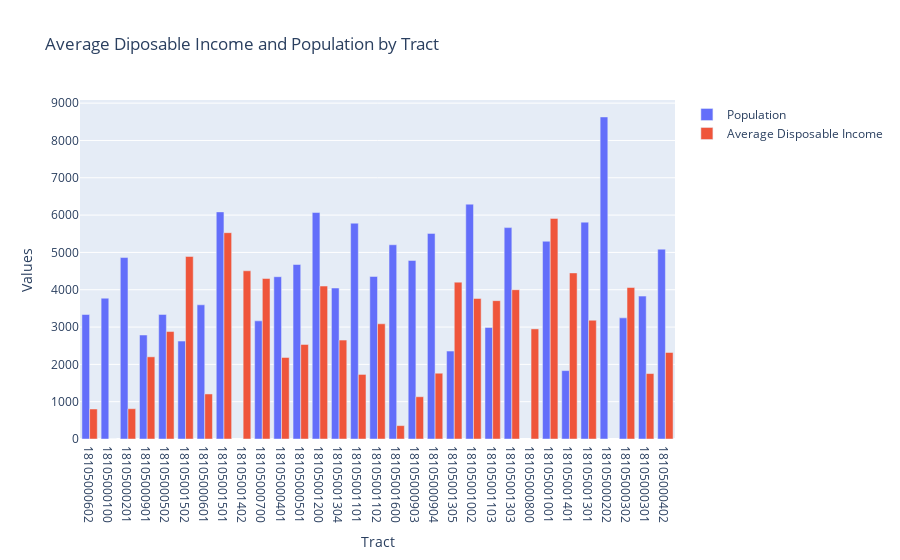

The cell this chart's notebook holds for it:
### Markdown cell above
This graph indicates that the largest group of individuals is living in the lowest grouping in terms of the average disposable income per census tract. At this point it would helpful to look at the economic situations in each tract area and we can start to focus in on which areas are most at risk for unaffordable housing.

### Code cell
import plotly.graph_objects as go
import pandas as pd

fig = go.Figure()

# Add a bar for population and one for average diposable income
fig.add_trace(go.Bar(x=mon_merge['GEOID'], y=mon_merge['B01003_001E'], name='Population'))

fig.add_trace(go.Bar(x=mon_merge['GEOID'], y=mon_merge['disp_ave'], name='Average Disposable Income'))

fig.update_layout(barmode='group', title='Average Diposable Income and Population by Tract', xaxis_title='Tract', yaxis_title='Values')

fig.show()

### Figure 1 — Plotly figure (JSON) as saved in the notebook; plotly's stock layout.template omitted (floating-point values rounded to 4 significant figures)
{"data": [{"name": "Population", "type": "bar", "x": ["18105000602", "18105000100", "18105000201", "18105000901", "18105000502", "18105001502", "18105000601", "18105001501", "18105001402", "18105000700", "18105000401", "18105000501", "18105001200", "18105001304", "18105001101", "18105001102", "18105001600", "18105000903", "18105000904", "18105001305", "18105001002", "18105001103", "18105001303", "18105000800", "18105001001", "18105001401", "18105001301", "18105000202", "18105000302", "18105000301", "18105000402"], "y": [3336, 3773, 4862, 2787, 3338, 2624, 3596, 6086, null, 3166, 4349, 4676, 6069, 4046, 5783, 4355, 5205, 4785, 5510, 2356, 6293, 2988, 5665, null, 5299, 1833, 5811, 8630, 3246, 3829, 5087]}, {"name": "Average Disposable Income", "type": "bar", "x": ["18105000602", "18105000100", "18105000201", "18105000901", "18105000502", "18105001502", "18105000601", "18105001501", "18105001402", "18105000700", "18105000401", "18105000501", "18105001200", "18105001304", "18105001101", "18105001102", "18105001600", "18105000903", "18105000904", "18105001305", "18105001002", "18105001103", "18105001303", "18105000800", "18105001001", "18105001401", "18105001301", "18105000202", "18105000302", "18105000301", "18105000402"], "y": [803.7, 0, 811.5, 2202.0, 2880.0, 4892.0, 1207.0, 5529.0, 4508.0, 4301.0, 2184.0, 2534.0, 4098.0, 2652.0, 1730.0, 3087.0, 358.5, 1133.0, 1763.0, 4203.0, 3764.0, 3707.0, 4000.0, 2950.0, 5912.0, 4451.0, 3183.0, null, 4059.0, 1754.0, 2319.0]}], "layout": {"barmode": "group", "title": {"text": "Average Diposable Income and Population by Tract"}, "xaxis": {"title": {"text": "Tract"}}, "yaxis": {"title": {"text": "Values"}}}}
